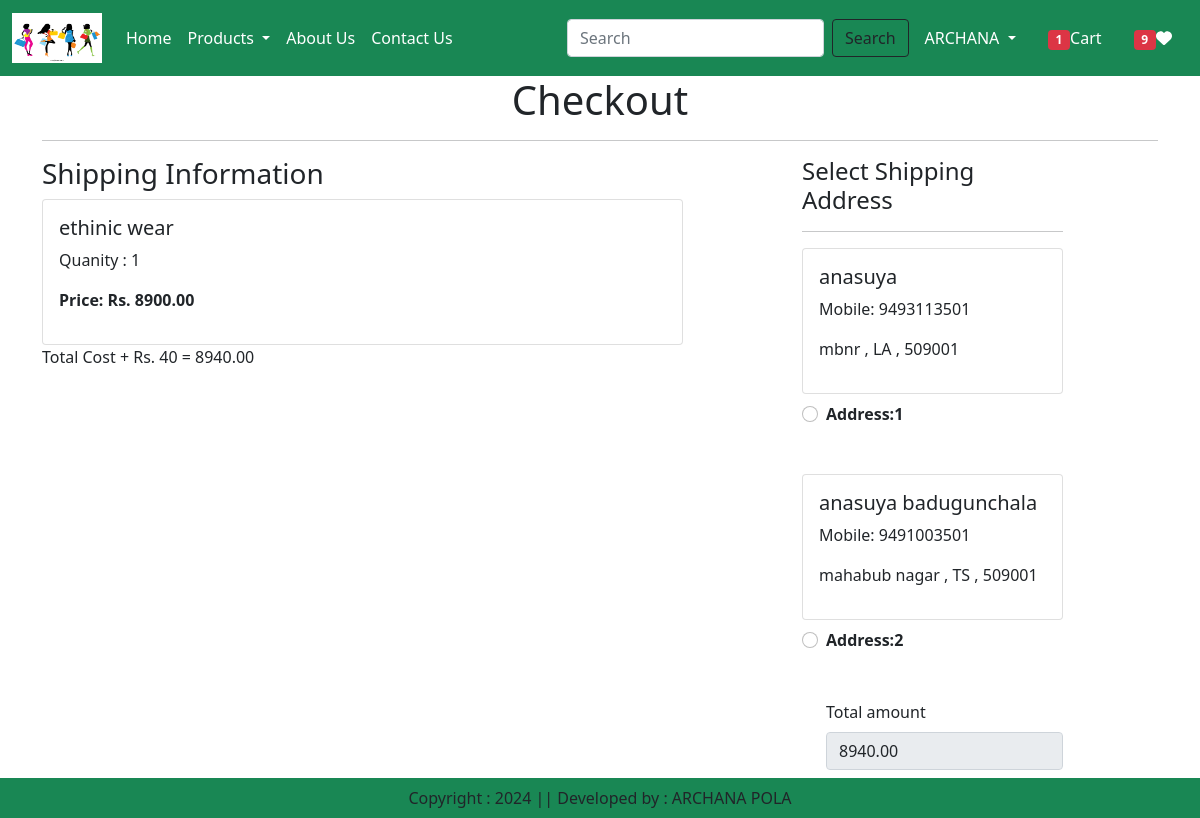
/checkout/ (signed in), run on an earlier commit of the app's database.
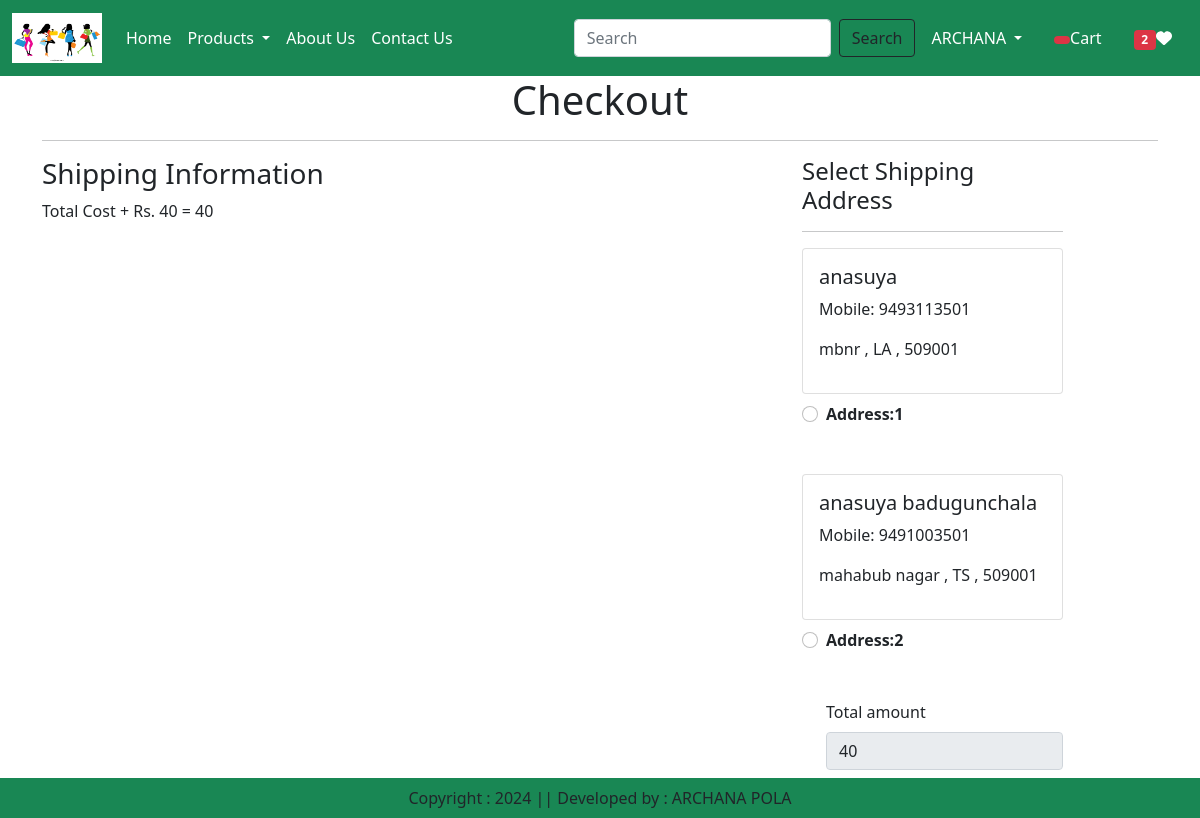
And on a later commit of the database.
### accounts/models.py (models this page shows, shortened)
class Cart(models.Model):
    user = models.ForeignKey(User, on_delete=models.CASCADE)
    product = models.ForeignKey(Product, on_delete=models.CASCADE)
    quantity = models.PositiveIntegerField(default=1)

class Product(models.Model):
    title = models.CharField(max_length=255)
    selling_price = models.DecimalField(max_digits=10, decimal_places=2)  # e.g., 2999.99
    discounted_price = models.DecimalField(max_digits=10, decimal_places=2, blank=True, null=True)
    description = models.TextField()
    material = models.CharField(max_length=100)
    category = models.CharField(choices=CATEGORY_CHOICES, max_length=20)
    stock = models.IntegerField(default=0)
    available = models.BooleanField(default=True)
    product_img = models.ImageField(upload_to='product')
    additional_info = models.TextField(blank=True, null=True)  # Can be used for sizing info, care instructions, etc.
    color = models.CharField(max_length=50, blank=True, null=True)  # Color options
    size = models.CharField(max_length=20, blank=True, null=True)  # e.g., S, M, L, XL, etc.

class Customer(models.Model):
    user = models.ForeignKey(User, on_delete=models.CASCADE)
    name = models.CharField(max_length=100)
    mobile = models.IntegerField(default=0)
    city = models.CharField(max_length=100)
    state = models.CharField(choices=STATE_CHOICES, max_length=100)
    zipcode = models.IntegerField()

### accounts/views.py (the view, shortened to what this page needs)
# urls.py: path('checkout/', views.checkout.as_view(), name='checkout'),
@method_decorator(login_required, name='dispatch')
class checkout(View):
    def get(self, request):
        totalitem = 0
        wishitem =0
        if request.user.is_authenticated:
            totalitem = len(Cart.objects.filter(user =request.user))
            wishitem = len(Wishlist.objects.filter(user = request.user))
        user = request.user
        add = Customer.objects.filter(user=user)
        cart_items = Cart.objects.filter(user=user)
        tamount = 0
        for p in cart_items:
            value = p.quantity * p.product.discounted_price
            tamount = value + tamount
        totalamount = tamount + 40
        razoramount = int(totalamount*100)
        client = razorpay.Client(auth= (settings.RAZOR_KEY_ID, settings.RAZOR_KEY_SECRET))
        data = {"amount":razoramount, "currency":"INR", "receipt":"order_receiptid_12"}
        payment_response = client.order.create(data= data)
        print(payment_response)
        order_id = payment_response['id']
        order_status = payment_response['status']
        return render(request, 'app/checkout.html', locals())

### accounts/templates/app/checkout.html (shortened to what this page needs)
{% extends 'app/base.html' %}
{% load static %}
{% block main_content %}
<div class="container ">
    <h1 class="text-center">Checkout</h1>
    <hr>
    <div class="row">
        <div class="col-md-7">
            <h3>Shipping Information</h3>
            {% for item in cart_items %}
            <div class="card ">
                <div class="card-body">
                    <h5>{{ item.product.title }}</h5>
                        <p>Quanity : {{ item.quantity }}</p>
                        <p class="fw-bold">Price: Rs. {{ item.product.discounted_price }}</p>
                        </div>
                        </div>
                        {% endfor %}
                    <p class="fw=bold"> Total Cost + Rs. 40 = {{totalamount}}</p>
                    </div>
                <div class="col-sm-3 offset-sm-1">
                    <h4>Select Shipping Address </h4>
                    <hr>
                    <form method="post" id="myform">
                        {% for ad in add %}
                        <div class="card">
                            <div class="card-body">
                            <h5>{{ad.name}}</h5>
                            <p>Mobile: {{ad.mobile}}</p>
                            <p>
                                {{ad.city}} ,
                                {{ad.state}} ,
                                {{ad.zipcode}}</p>
                            </div>
                             </div>
                            <div class="form-check mt-2 mb-5">
                            <input class="form-check-input" type="radio" name="custid" id="custid{{forloop.counter}}" value="{{ad.id}}">
                            <label class="form-check-label fw-bold" for="custod{{forlopp.counter}}">
                                Address:{{forloop.counter}}
                            </label>
                            </div>
                        {% endfor %}
                        <div class="form-check mb-6 ">
                            <label for="totalamount" class="form-label">Total amount</label>
                            <input type="number" class="form-control" name="'totalamount" value="{{totalamount}}" readonly>
                        </div>
                        <div class="text-end">
                            <button id="rzp-button1" type="submit" class="btn btn-warning mt-2 px-5 fw-bold">Payment</button>
                        </div>
                    </form>
        </div>
    </div>
</div>
{% endblock main_content %}

What changed in the data, as far as the page shows it:
removed Cart: product "ethinic wear", quantity "1", product.discounted_price "8900.00"
Also different on the page:
{{ wishitem }}: "9" → "2"
{{ totalamount }}: "8940.00" → "40"
form field totalamount: "8940.00" → "40"
{{ totalitem }}: "1" → (not shown)
